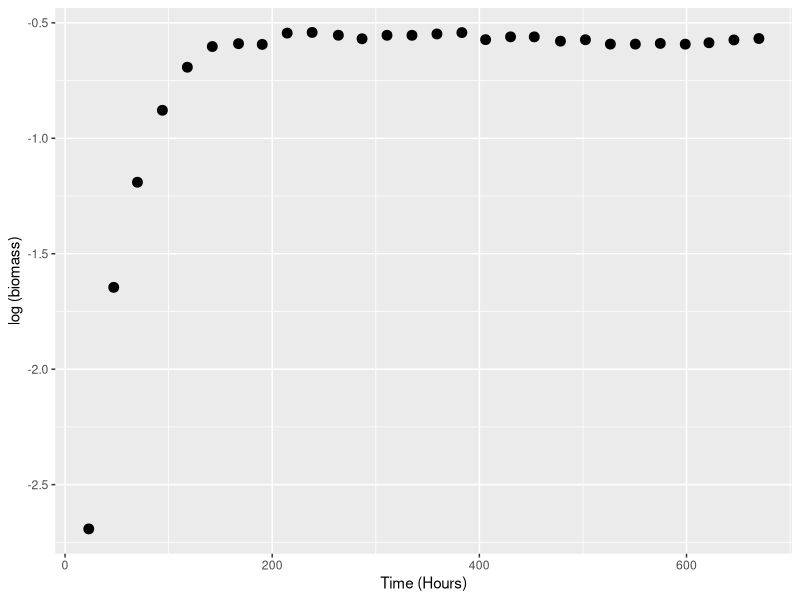
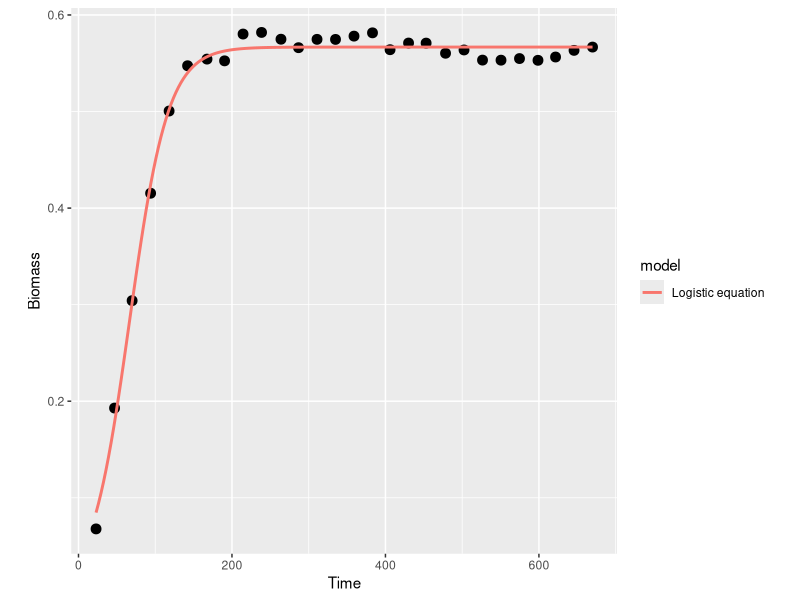
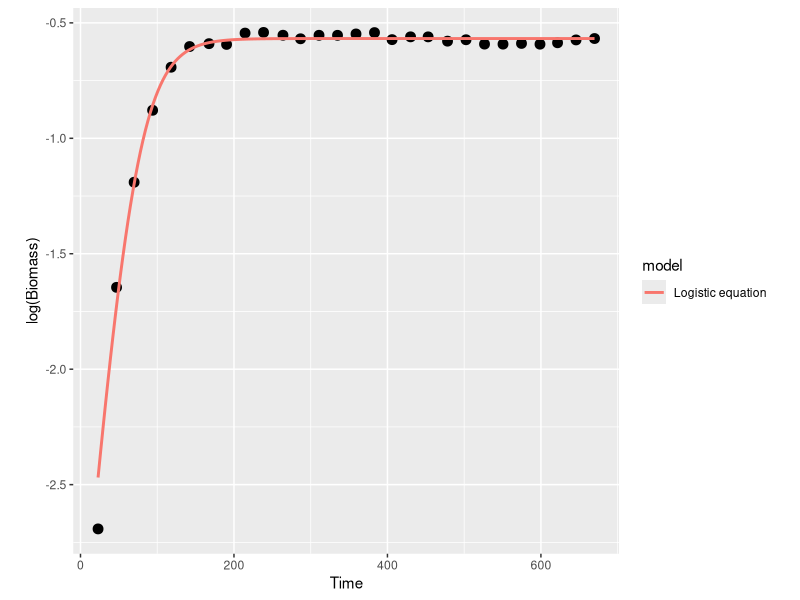

R code for these plots, in order: (Note: this script raises an error after producing the figures.)
rm(list = ls())
graphics.off()

require(minpack.lm)
require(ggplot2)

test <- read.csv("../data/modifiedPopulationGrowth.csv")

tdata <- subset(test, ID == unique(test$ID)[2])

# calculate log of PopBio
tdata$logP<- log(tdata$PopBio)

# draw log(PopBio)~Time picture
ggplot(tdata, aes(x = Time, y = logP)) + 
  geom_point(size = 3) + 
  labs(x = "Time (Hours)", y = "log (biomass)")

# sort tdata by Time
tdata <- tdata[order(tdata$Time),]

# count 15% and 85% value quantiles of tdata$logP
interval <- max(tdata$logP) - min(tdata$logP)
low <- min(tdata$logP) + 0.15 * interval
high <- max(tdata$logP) - 0.15 * interval

# use linear model to find r_max start point
lm_growth <- lm(logP ~ Time, data = subset(tdata, logP >= low & logP <= high))
summary(lm_growth)

# define logistic model as a function object
logistic_model <- function(t, r_max, N_0, K){
  return(N_0 * K * exp(r_max * t)/(K + N_0 * (exp(r_max * t) - 1)))
}

# fit logistic model
# define starting parameters for the logistic model
N_0_start <- min(tdata$PopBio) # lowest population size
K_start <- max(tdata$PopBio) # highest population size
r_max_start <- coef(lm_growth)[2] # use estimate from the OLS fitting

fit_logistic <- nlsLM(PopBio ~ logistic_model(t = Time, r_max, N_0, K), tdata,
                      list(r_max = r_max_start, N_0 = N_0_start, K = K_start))
summary(fit_logistic)

# plot the fit
timepoints <- seq(min(tdata$Time), max(tdata$Time), length.out = 200)

logistic_points <- logistic_model(t = timepoints, 
                                  r_max = coef(fit_logistic)[1], 
                                  N_0 = coef(fit_logistic)[2],
                                  K = coef(fit_logistic)[3])
df1 <- data.frame(timepoints, logistic_points)
df1$model <- "Logistic equation"
names(df1) <- c("Time", "PopBio", "model")

ggplot(tdata, aes(x = Time, y = PopBio)) +
  geom_point(size = 3) +
  geom_line(data = df1, aes(x = Time, y = PopBio, col = model), size = 1) +
  theme(aspect.ratio = 1) +
  labs(x = "Time", y = "Biomass")


ggplot(tdata, aes(x = Time, y = logP)) +
  geom_point(size = 3) +
  geom_line(data = df1, aes(x = Time, y = log(PopBio), col = model), size = 1) +
  theme(aspect.ratio = 1) +
  labs(x = "Time", y = "log(Biomass)")


# define Gompertz model as a function object
gompertz_model <- function(t, r_max, N_0, K, t_lag){
  return(N_0 + (K - N_0) * exp(-exp(r_max * exp(1) * (t_lag - t)/((K - N_0) * log(10)) + 1)))
}

# define starting parameters for the Gompertz model
N_0_start <- min(tdata$logP)
K_start <- max(tdata$logP)
r_max_start <- coef(lm_growth)[2]
t_lag_start <- tdata$Time[which.max(diff(diff(tdata$logP)/diff(tdata$Time))/diff(tdata$Time[-length(tdata$Time)]))]

# fit the Gompertz model
fit_gompertz <- nlsLM(logP ~ gompertz_model(t = Time, r_max, N_0, K, t_lag), tdata,
                      list(r_max = r_max_start, N_0 = N_0_start, K = K_start, t_lag = t_lag_start))
summary(fit_gompertz)

# plot 2 model fitting picture
timepoints <- seq(min(tdata$Time), max(tdata$Time), length.out = 200)

logistic_points <- log(logistic_model(t = timepoints, 
                                      r_max = coef(fit_logistic)[1], 
                                      N_0 = coef(fit_logistic)[2],
                                      K = coef(fit_logistic)[3]))

gompertz_points <- gompertz_model(t = timepoints, 
                                  r_max = coef(fit_gompertz)[1], 
                                  N_0 = coef(fit_gompertz)[2],
                                  K = coef(fit_gompertz)[3],
                                  t_lag = coef(fit_gompertz)[4])
df1 <- data.frame(timepoints, logistic_points)
df1$model <- "Logistic equation"
names(df1) <- c("Time", "logP", "model")

df2 <- data.frame(timepoints, gompertz_points)
df2$model <- "Gompertz model"
names(df2) <- c("Time", "logP", "model")

model_frame <- rbind(df1, df2)

ggplot(tdata, aes(x = Time, y = logP)) +
  geom_point(size = 3) +
  geom_line(data = model_frame, aes(x = Time, y = logP, col = model), size = 1) +
  theme(aspect.ratio = 1) +
  labs(x = "Time", y = "log(Biomass)")



# cubic model

fit_cubic <- lm(PopBio ~ poly(Time,3), data = tdata)

cubic_points <- predict.lm(fit_cubic, data.frame(Time = timepoints))

df3 <- data.frame(timepoints, cubic_points)
df3$model <- "Cubic polynomial equation"
names(df3) <- c("Time", "logP", "model")

model_frame <- rbind(df1, df2, df3)

ggplot(tdata, aes(x = Time, y = logP)) +
  geom_point(size = 3) +
  geom_line(data = model_frame, aes(x = Time, y = logP, col = model), size = 1) +
  theme(aspect.ratio = 1) +
  labs(x = "Time", y = "log(Biomass)")

# all subset model fitting, trycatch error and warning  无法收敛会是什么情况

# sampling and bounding   sample start value randomly


# calculate AIC, BIC, R^2, 参数置信区间(summary里有几颗星星)

# export results to a csv

# 需要在真实数据基础上加noise吗

sam_r_max <- runif(500, min = 0, max = 1.1 * r_max_start)
sam_N_0 <- runif(500, min = 0.9 * N_0_start, max = 1.1 * N_0_start)
sam_K <- runif(500, min = 0.9 * K_start, max = 1.1 * K_start)
sam_t_lag <- runif(500, min = 0, max = t_lag_start)
sam_df <- data.frame(sam_r_max, sam_N_0, sam_K, sam_t_lag)


for (i in seq(500)){
  # fit logistic model
  tryCatch({
    fit_logistic <- nlsLM(PopBio ~ logistic_model(t = Time, r_max, N_0, K), tdata,
                          list(r_max = sam_df$sam_r_max[i], 
                               N_0 = sam_df$sam_N_0[i], 
                               K = sam_df$sam_K[i]))
    sam_df$logAIC[i] <- AIC(fit_logistic)
  }, error = function(e){cat("")}) 
  
  # fit gompertz model
  tryCatch({
    fit_gompertz <- nlsLM(logP ~ gompertz_model(t = Time, r_max, N_0, K, t_lag), tdata,
                          list(r_max = sam_df$sam_r_max[i], 
                               N_0 = log(sam_df$sam_N_0[i]), 
                               K = log(sam_df$sam_K[i]), 
                               t_lag = sam_df$sam_t_lag[i]))
    sam_df$gompAIC[i] <- AIC(fit_gompertz)
  }, error = function(e){cat("")})
  
}
